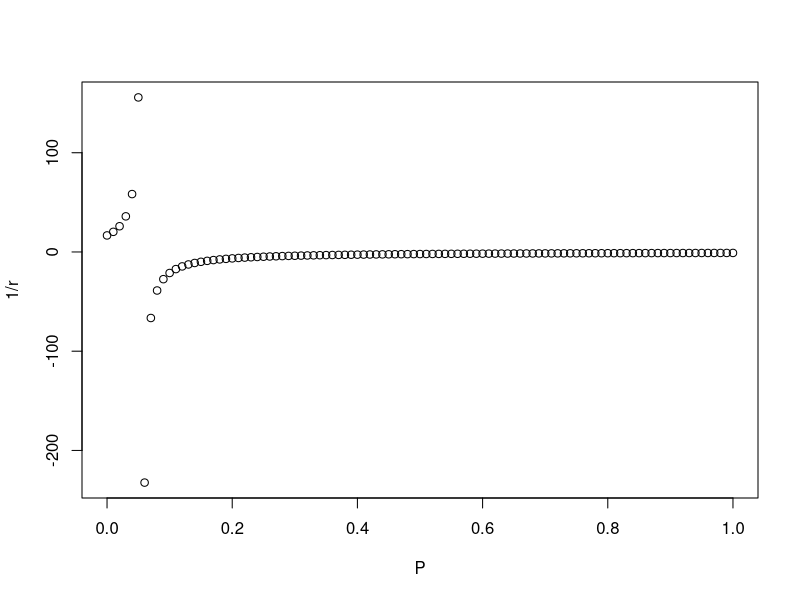

Write R code to recreate this figure.
library(ggplot2)
P = seq (0,1, by=0.01)

R__0=15/(1+1/80)
mu=1/80
epsilon=mu/(1+mu)
r=((R__0*epsilon*P-epsilon)/(1-R__0*P)+(1-R__0*P)/(R__0-1))
plot(x=P,y=1/r)